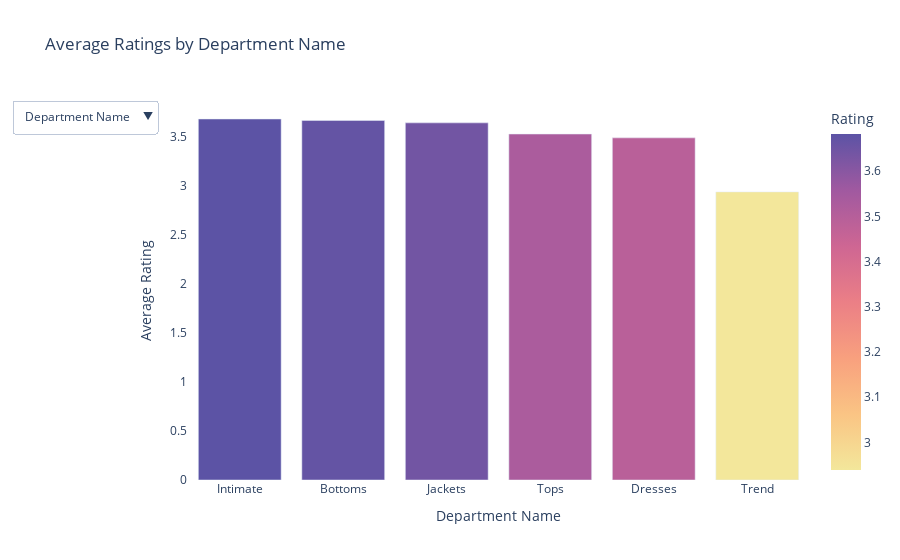

Write notebook code for a chart like this one.
### Markdown cell above
# Data Visualization

### Code cell
# Calculate average ratings by Department, Class, and Division
avg_ratings_dept = data.groupby('Department Name')['Rating'].mean().reset_index().sort_values(by='Rating', ascending=False)
avg_ratings_class = data.groupby('Class Name')['Rating'].mean().reset_index().sort_values(by='Rating', ascending=False)
avg_ratings_division = data.groupby('Division Name')['Rating'].mean().reset_index().sort_values(by='Rating', ascending=False)

# Initialize the initial column to be displayed
initial_column = 'Department Name'
initial_data = avg_ratings_dept

# Create a bar chart using Plotly
fig = px.bar(
    initial_data,
    x=initial_data[initial_column],
    y='Rating',
    color='Rating',
    color_continuous_scale='sunset',
    title=f'Average Ratings by {initial_column}'
)

# Update layout
fig.update_layout(
    xaxis_title=initial_column,
    yaxis_title='Average Rating',
    plot_bgcolor='white',
)

fig.update_layout(barmode='group')

# Define columns to switch between
columns = ['Department Name', 'Class Name', 'Division Name']
buttons = []

# Add buttons for each column
for column in columns:
    if column == 'Department Name':
        dp = avg_ratings_dept
    elif column == 'Division Name':
        dp = avg_ratings_division
    else:
        dp = avg_ratings_class

    button = dict(
        label=column,
        method='update',
        args=[
            {'x': [dp[column]], 'y': [dp['Rating']], 'marker.color': [dp['Rating']]},
            {'title': f'Average Ratings by {column}',
             'xaxis': {'title': column},
             'coloraxis': {'colorbar': {'title': 'Rating'}, 'colorscale': 'sunset'}}
        ]
    )
    buttons.append(button)

# Add buttons to the layout
fig.update_layout(
    updatemenus=[
        dict(
            buttons=buttons,
            direction='down',
            showactive=True
        )
    ]
)

fig.show()

### Figure 1 — Plotly figure (JSON) as saved in the notebook; plotly's stock layout.template omitted (floating-point values rounded to 4 significant figures)
{"data": [{"alignmentgroup": "True", "hovertemplate": "Department Name=%{x}<br>Rating=%{marker.color}<extra></extra>", "legendgroup": "", "marker": {"color": [3.682, 3.667, 3.643, 3.529, 3.49, 2.939], "coloraxis": "coloraxis", "pattern": {"shape": ""}}, "name": "", "offsetgroup": "", "orientation": "v", "showlegend": false, "textposition": "auto", "type": "bar", "x": ["Intimate", "Bottoms", "Jackets", "Tops", "Dresses", "Trend"], "xaxis": "x", "y": [3.682, 3.667, 3.643, 3.529, 3.49, 2.939], "yaxis": "y"}], "layout": {"barmode": "group", "coloraxis": {"colorbar": {"title": {"text": "Rating"}}, "colorscale": [[0, "rgb(243, 231, 155)"], [0.1667, "rgb(250, 196, 132)"], [0.3333, "rgb(248, 160, 126)"], [0.5, "rgb(235, 127, 134)"], [0.6667, "rgb(206, 102, 147)"], [0.8333, "rgb(160, 89, 160)"], [1, "rgb(92, 83, 165)"]]}, "legend": {"tracegroupgap": 0}, "plot_bgcolor": "white", "title": {"text": "Average Ratings by Department Name"}, "updatemenus": [{"buttons": [{"args": [{"marker.color": [[3.682, 3.667, 3.643, 3.529, 3.49, 2.939]], "x": [["Intimate", "Bottoms", "Jackets", "Tops", "Dresses", "Trend"]], "y": [[3.682, 3.667, 3.643, 3.529, 3.49, 2.939]]}, {"coloraxis": {"colorbar": {"title": "Rating"}, "colorscale": "sunset"}, "title": "Average Ratings by Department Name", "xaxis": {"title": "Department Name"}}], "label": "Department Name", "method": "update"}, {"args": [{"marker.color": [[3.821, 3.8, 3.773, 3.757, 3.738, 3.685, 3.629, 3.596, 3.574, 3.571, 3.552, 3.551, 3.538, 3.531, 3.524, 3.522, 3.49, 2.939]], "x": [["Layering", "Shorts", "Lounge", "Jeans", "Sleep", "Jackets", "Pants", "Intimates", "Skirts", "Legwear", "Outerwear", "Sweaters", "Fine gauge", "Swim", "Knits", "Blouses", "Dresses", "Trend"]], "y": [[3.821, 3.8, 3.773, 3.757, 3.738, 3.685, 3.629, 3.596, 3.574, 3.571, 3.552, 3.551, 3.538, 3.531, 3.524, 3.522, 3.49, 2.939]]}, {"coloraxis": {"colorbar": {"title": "Rating"}, "colorscale": "sunset"}, "title": "Average Ratings by Class Name", "xaxis": {"title": "Class Name"}}], "label": "Class Name", "method": "update"}, {"args": [{"marker.color": [[3.708, 3.57, 3.524]], "x": [["Initmates", "General Petite", "General"]], "y": [[3.708, 3.57, 3.524]]}, {"coloraxis": {"colorbar": {"title": "Rating"}, "colorscale": "sunset"}, "title": "Average Ratings by Division Name", "xaxis": {"title": "Division Name"}}], "label": "Division Name", "method": "update"}], "direction": "down", "showactive": true}], "xaxis": {"anchor": "y", "domain": [0, 1], "title": {"text": "Department Name"}}, "yaxis": {"anchor": "x", "domain": [0, 1], "title": {"text": "Average Rating"}}}}
